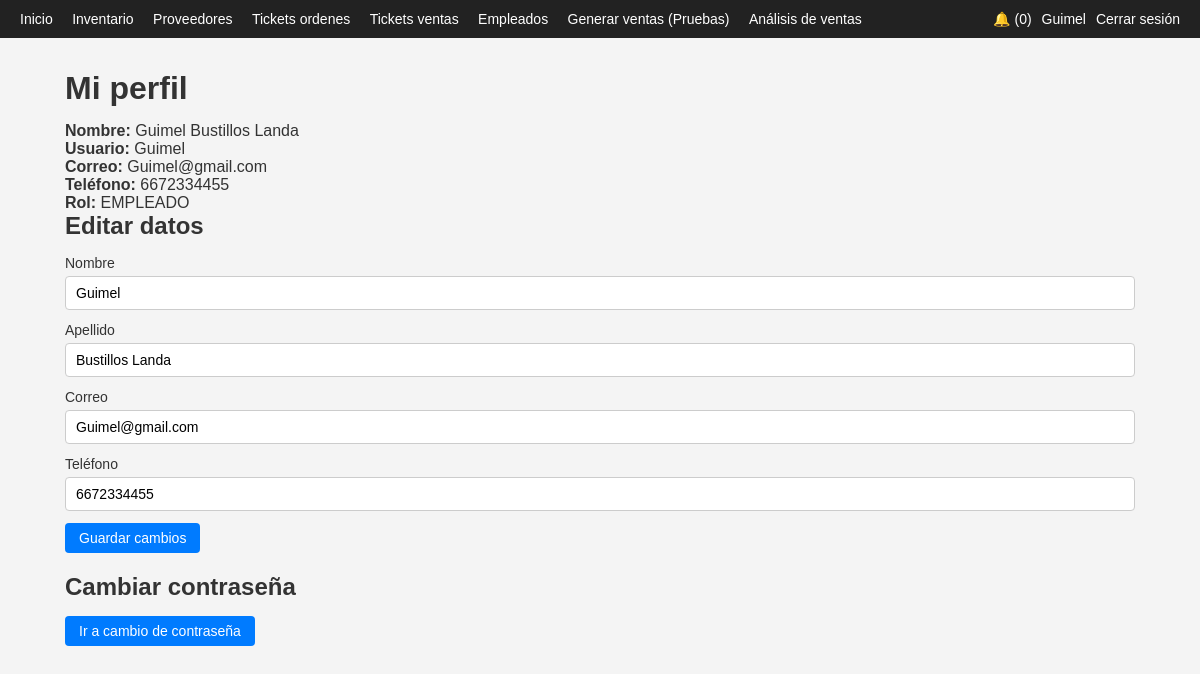
The page /app/perfil.php (signed in) on the database its author committed.
### tables this page shows
CREATE TABLE `empleados` (
  `id_empleado` int(11) NOT NULL,
  `nombre` varchar(100) NOT NULL,
  `apellido` varchar(100) NOT NULL,
  `usuario` varchar(50) NOT NULL,
  `password_hash` varchar(255) NOT NULL,
  `rol` enum('ADMINISTRADOR','EMPLEADO') NOT NULL DEFAULT 'EMPLEADO',
  `correo` varchar(150) NOT NULL,
  `telefono` varchar(20) DEFAULT NULL,
  `estatus` enum('ACTIVO','INACTIVO') NOT NULL DEFAULT 'ACTIVO',
  `puesto` varchar(100) DEFAULT NULL,
  `horario` varchar(100) DEFAULT NULL,
  `fecha_registro` timestamp NOT NULL DEFAULT current_timestamp()
);

### app/perfil.php (the view, shortened to what this page needs)
<?php
include 'header.php';
$id = $_SESSION['id_empleado'];
$stmt = $pdo->prepare(
    "SELECT nombre, apellido, usuario, correo, telefono, rol
     FROM empleados
     WHERE id_empleado = ?"
);
$stmt->execute([$id]);
$empleado = $stmt->fetch();
?>
<h1>Mi perfil</h1>
<?php if ($empleado): ?>
    <p><strong>Nombre:</strong> <?php echo htmlspecialchars($empleado['nombre'] . ' ' . $empleado['apellido']); ?></p>
    <p><strong>Usuario:</strong> <?php echo htmlspecialchars($empleado['usuario']); ?></p>
    <p><strong>Correo:</strong> <?php echo htmlspecialchars($empleado['correo']); ?></p>
    <p><strong>Teléfono:</strong> <?php echo htmlspecialchars($empleado['telefono']); ?></p>
    <p><strong>Rol:</strong> <?php echo htmlspecialchars($empleado['rol']); ?></p>
    <h2>Editar datos</h2>
    <form method="post" action="perfil_update.php" class="form">
        <label>Nombre</label>
        <input type="text" name="nombre" value="<?php echo htmlspecialchars($empleado['nombre']); ?>" required>
        <label>Apellido</label>
        <input type="text" name="apellido" value="<?php echo htmlspecialchars($empleado['apellido']); ?>" required>
        <label>Correo</label>
        <input type="email" name="correo" value="<?php echo htmlspecialchars($empleado['correo']); ?>" required>
        <label>Teléfono</label>
        <input type="text" name="telefono" value="<?php echo htmlspecialchars($empleado['telefono']); ?>">
        <button type="submit">Guardar cambios</button>
    </form>
    <h2>Cambiar contraseña</h2>
    <a class="btn" href="cambiar_password.php">Ir a cambio de contraseña</a>
<?php else: ?>
    <p>No se encontró el usuario.</p>
<?php endif; ?>
<?php include 'footer.php'; ?>

### app/styles.css (style rules this page uses)
* { box-sizing: border-box; margin: 0; padding: 0; font-family: Arial, sans-serif; }
body { background-color: #f4f4f4; color: #333; }
h1, h2 { margin-bottom: 15px; }
.form, .form-inline, .filtros { margin-bottom: 20px; }
.form label, .form-inline label { display: block; margin-bottom: 5px; font-size: 14px; }
.form input[type="text"], .form input[type="number"], .form input[type="email"], .form input[type="password"], .form textarea, .form select { width: 100%; padding: 8px 10px; margin-bottom: 12px; border-radius: 4px; border: 1px solid #ccc; font-size: 14px; }
button, .btn { display: inline-block; padding: 7px 14px; border-radius: 4px; border: none; background-color: #007bff; color: #fff; text-decoration: none; cursor: pointer; font-size: 14px; }

### rows shown on the page
empleados: nombre+apellido "Guimel Bustillos Landa", usuario "Guimel", correo "Guimel@gmail.com", telefono "6672334455", rol "EMPLEADO", nombre "Guimel", apellido "Bustillos Landa"

### other values the page prints
$contador_notif "0"
$_SESSION['nombre'] "Guimel"
